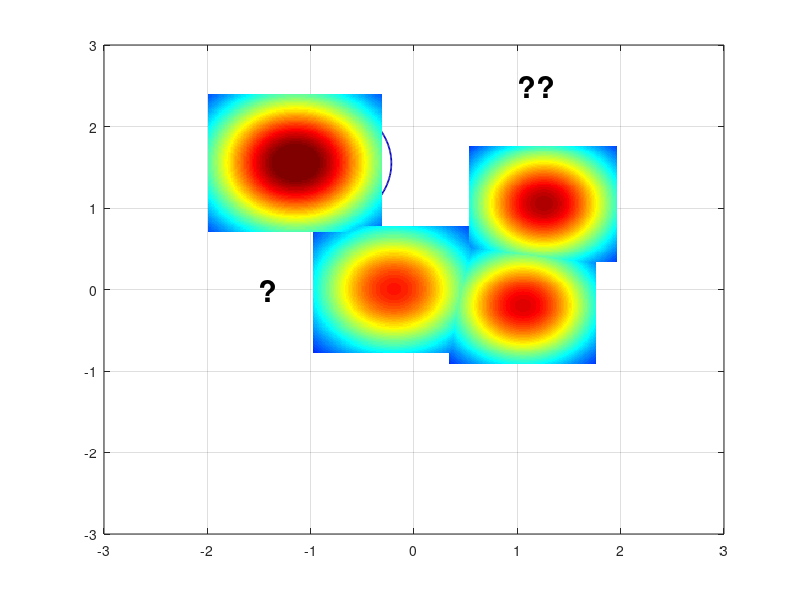

This figure's MATLAB source: (Note: this script raises an error after producing the figure.)
%% Reproduce EVM-style demo figure (no toolboxes)
clear; close all; clc; rng(7);

% ---------- 1) 合成四类二维数据 ----------
% 类中心（大致对应图中位置）
C_star  = [-1.15  1.55];   % 红色星
C_diam  = [ 1.25  1.05];   % 绿色菱形
C_square= [ 1.05 -0.20];   % 蓝色方块
C_dot   = [-0.20  0.00];   % 蓝色小点（被 A 标注影响的那簇）

% 协方差（控制每簇形状）
S = @(sx,sy,rho)[sx^2 rho*sx*sy; rho*sx*sy sy^2];
Sig_star   = S(0.18,0.20, 0.05);
Sig_diam   = S(0.22,0.18,-0.10);
Sig_square = S(0.20,0.16, 0.05);
Sig_dot    = S(0.25,0.18, 0.00);

% 从高斯采样（不用 mvnrnd）
sample = @(N,mu,SIG) (randn(N,2)*chol(SIG,'lower') + mu);

X_star   = sample(12,C_star,   Sig_star);
X_diam   = sample(30,C_diam,   Sig_diam);
X_square = sample(28,C_square, Sig_square);
X_dot    = sample(45,C_dot,    Sig_dot);

% 加一个“离群星”靠近 A（见原图左中）
X_star = [X_star; 0.02 0.15];

% ---------- 2) 底面散点与样式 ----------
figure('Color','w','Position',[100,100,800,600]);
hold on; box on; grid on;
z0 = 0; % 所有散点都放在 z=0 的平面

% 确保按照绘制顺序叠放，便于把散点置顶
set(gca,'SortMethod','childorder');

h_star   = scatter3(X_star(:,1),  X_star(:,2),  z0+zeros(size(X_star,1),1),  70, ...
        'pentagram', 'filled', 'MarkerEdgeColor','k', 'MarkerFaceColor',[0.635294 0.0784314 0.184314], 'LineWidth',1.0); % 红色五角星 #A2142F
h_diam   = scatter3(X_diam(:,1),  X_diam(:,2),  z0+zeros(size(X_diam,1),1),  60, ...
        'd', 'filled', 'MarkerEdgeColor','k', 'MarkerFaceColor',[0.466667 0.674510 0.188235]); % 绿色菱形 #77AC30
h_square = scatter3(X_square(:,1),X_square(:,2),z0+zeros(size(X_square,1),1),60, ...
        's', 'filled', 'MarkerEdgeColor','k', 'MarkerFaceColor',[0 0.447059 0.741176]); % 蓝色正方形 #0072BD
h_dot    = scatter3(X_dot(:,1),   X_dot(:,2),   z0+zeros(size(X_dot,1),1),   18, ...
        'o', 'filled', 'MarkerEdgeColor','k', 'MarkerFaceColor',[0.929412 0.694118 0.125490]); % 黄色圆形 #EDB120


% ---------- 3) ψ-model 等值环（彩色同心） ----------
% 采用带形状参的径向函数 psi(r) = exp(-(r/s)^t)
psi = @(X,Y,cx,cy,s,t) exp( - ( sqrt((X-cx).^2 + (Y-cy).^2) ./ s ).^t );

% 选几处“极端向量/代表点”（包含 A 所在）
EV = [ -0.23 -0.02 ;   % A 对应蓝点极端向量
        1.06 -0.22 ;   % 蓝方块
        1.28  1.03 ;   % 绿菱形
       -1.05  1.55 ];  % 红星
scale = [0.42, 0.36, 0.40, 0.48];   % 各自 scale
shape = [2.6,  2.2,  2.4,  2.0];    % 各自 shape

% 网格
[xg,yg] = meshgrid(linspace(-3,3,400));
colormap(jet); caxis([0 1]);

% 等高线层级（红到蓝：高到低）
levels = linspace(1.0,0.05,12);

for k = 1:size(EV,1)
    Z = psi(xg,yg,EV(k,1),EV(k,2),scale(k),shape(k));
    [~, h] = contour(xg,yg,Z,levels);    % 直接画在底面，保持颜色映射
    set(h,'LineWidth',1.25);

    % 将等高线明确压到 z=0（兼容不同 MATLAB 版本）
    ch = get(h,'Children');
    for ic = 1:numel(ch)
        zd = get(ch(ic),'ZData');
        if ~isempty(zd)
            set(ch(ic),'ZData',zeros(size(zd))); % 强制贴在 z=0
        end
    end
end

% 标出 A 与问号
text(-0.5,-0.5,0,'A','FontWeight','bold','FontSize',20,'Color','k');
text( 1, 2.5,0,'??','FontWeight','bold','FontSize',22,'Color','k');
text( -1.5,0,0,'?','FontWeight','bold','FontSize',22,'Color','k');

% ---------- 4) 上方半透明“钟形面”（表示类支持/概率） ----------
% 用四个高斯穹顶，中心与各簇一致
gauss2 = @(X,Y,cx,cy,s) exp(-((X-cx).^2 + (Y-cy).^2)/(2*s^2));
tops  = {C_star, C_diam, C_square, C_dot};
sigT  = [0.65 0.55 0.55 0.60];
amp   = [1.05 0.95 0.90 0.85];

% 抬高穹顶，并缩小每个穹顶的覆盖范围（为每个穹顶使用局部网格）
zlift      = 0.18;   % 统一抬高量（不改变颜色映射）
spanFactor = 1.3;    % 每个穹顶半宽 = spanFactor * sigma（越小覆盖越小）
gridN      = 121;    % 局部网格分辨率

for i=1:4
    cx = tops{i}(1); cy = tops{i}(2);
    span = spanFactor * sigT(i);
    [xgi,ygi] = meshgrid(linspace(cx - span, cx + span, gridN), ...
                         linspace(cy - span, cy + span, gridN));

    Zt = amp(i) * gauss2(xgi,ygi,cx,cy,sigT(i));
    % 用 Zt 作为颜色，Zt+zlift 作为高度，从而抬高且保留原色
    s1 = surf(xgi,ygi, Zt + zlift, Zt, 'EdgeColor','none', 'FaceAlpha',1);
end
% shading interp; camlight headlight; lighting gouraud;

% 将散点推到顶层
uistack([h_star h_diam h_square h_dot], 'top');
% 将contoru推到顶层
uistack(h, 'top');

% ---------- 5) 轴、视角与观感 ----------
xlim([-2 2]); ylim([-1 3]); zlim([0 1.25]); view(-67,22);
axis vis3d; daspect([1 1 0.8]);
set(gca,'FontName','Times New Roman','FontSize',12,'LineWidth',1);
% xlabel('x'); ylabel('y'); zlabel('score / \psi');

% 网格和背景风格
grid on; 
% set(gca,'GridAlpha',0.2,'MinorGridAlpha',0.2);
